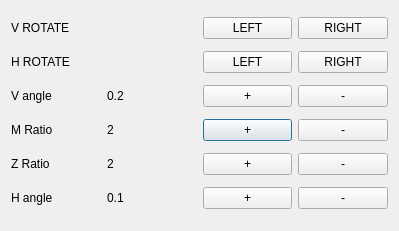
<?xml version="1.0" encoding="UTF-8"?>
<ui version="4.0">
 <class>edit</class>
 <widget class="QDialog" name="edit">
  <property name="geometry">
   <rect>
    <x>0</x>
    <y>0</y>
    <width>399</width>
    <height>231</height>
   </rect>
  </property>
  <property name="windowTitle">
   <string>Dialog</string>
  </property>
  <layout class="QGridLayout" name="gridLayout">
   <item row="5" column="2">
    <widget class="QPushButton" name="increaseMovingRatio">
     <property name="text">
      <string>+</string>
     </property>
    </widget>
   </item>
   <item row="5" column="0">
    <widget class="QLabel" name="label_18">
     <property name="text">
      <string>M Ratio</string>
     </property>
    </widget>
   </item>
   <item row="5" column="1">
    <widget class="QLabel" name="label_19">
     <property name="text">
      <string>2</string>
     </property>
    </widget>
   </item>
   <item row="3" column="2">
    <widget class="QPushButton" name="HorizontalRotationToLeft">
     <property name="text">
      <string>LEFT</string>
     </property>
    </widget>
   </item>
   <item row="6" column="0">
    <widget class="QLabel" name="label_27">
     <property name="text">
      <string>Z Ratio</string>
     </property>
    </widget>
   </item>
   <item row="3" column="0" colspan="2">
    <widget class="QLabel" name="label_24">
     <property name="text">
      <string>H ROTATE</string>
     </property>
    </widget>
   </item>
   <item row="7" column="3">
    <widget class="QPushButton" name="decreaseHRotationAngle">
     <property name="text">
      <string>-</string>
     </property>
    </widget>
   </item>
   <item row="4" column="1">
    <widget class="QLabel" name="label_20">
     <property name="text">
      <string>0.2</string>
     </property>
    </widget>
   </item>
   <item row="4" column="3">
    <widget class="QPushButton" name="decreaseVRotationAngle">
     <property name="text">
      <string>-</string>
     </property>
    </widget>
   </item>
   <item row="4" column="0">
    <widget class="QLabel" name="label_14">
     <property name="text">
      <string>V angle</string>
     </property>
    </widget>
   </item>
   <item row="7" column="0">
    <widget class="QLabel" name="label_7">
     <property name="text">
      <string>H angle</string>
     </property>
    </widget>
   </item>
   <item row="6" column="2">
    <widget class="QPushButton" name="increaseZoomRatio">
     <property name="text">
      <string>+</string>
     </property>
    </widget>
   </item>
   <item row="5" column="3">
    <widget class="QPushButton" name="decreaseMovingRatio">
     <property name="text">
      <string>-</string>
     </property>
    </widget>
   </item>
   <item row="6" column="3">
    <widget class="QPushButton" name="decreaseZoomRatio">
     <property name="text">
      <string>-</string>
     </property>
    </widget>
   </item>
   <item row="3" column="3">
    <widget class="QPushButton" name="HorizontalRotationToRight">
     <property name="text">
      <string>RIGHT</string>
     </property>
    </widget>
   </item>
   <item row="4" column="2">
    <widget class="QPushButton" name="increaseVRotationAngle">
     <property name="text">
      <string>+</string>
     </property>
    </widget>
   </item>
   <item row="7" column="1">
    <widget class="QLabel" name="label_8">
     <property name="text">
      <string>0.1</string>
     </property>
    </widget>
   </item>
   <item row="6" column="1">
    <widget class="QLabel" name="label_28">
     <property name="text">
      <string>2</string>
     </property>
    </widget>
   </item>
   <item row="7" column="2">
    <widget class="QPushButton" name="increaseHRotationAngle">
     <property name="text">
      <string>+</string>
     </property>
    </widget>
   </item>
   <item row="2" column="2">
    <widget class="QPushButton" name="VerticalRotationToLeft">
     <property name="text">
      <string>LEFT</string>
     </property>
    </widget>
   </item>
   <item row="2" column="3">
    <widget class="QPushButton" name="VerticalRotationToRight">
     <property name="text">
      <string>RIGHT</string>
     </property>
    </widget>
   </item>
   <item row="2" column="0">
    <widget class="QLabel" name="label_13">
     <property name="text">
      <string>V ROTATE</string>
     </property>
    </widget>
   </item>
  </layout>
 </widget>
 <resources/>
 <connections/>
</ui>
